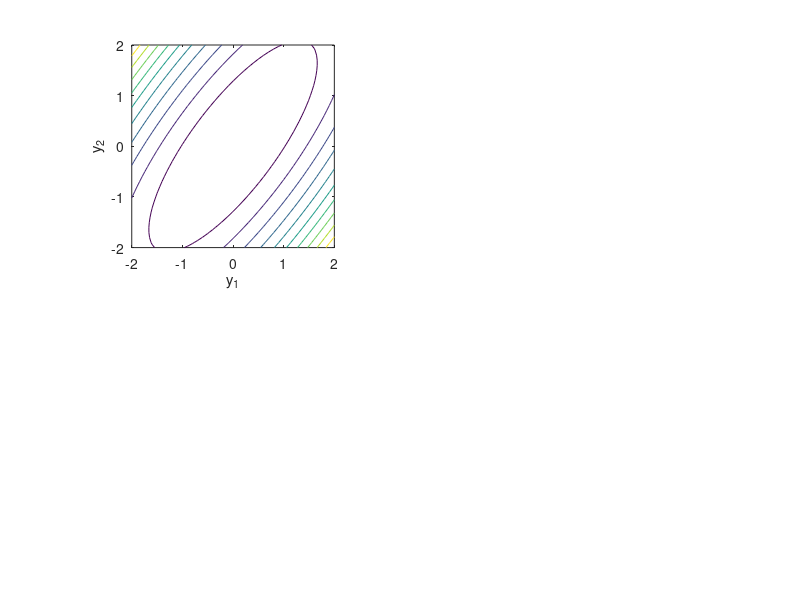

Here is the MATLAB script that generated this plot: (Note: this script raises an error after producing the figure.)
% make a contour plot of eigenstuff
% Copyright 1999 by Todd K. Moon

v1 = [3;4]/5;
v2 = [-4;3]/5;
lambda1 = 9;
lambda2 = 1;
R = v1*v1'* lambda1 + v2*v2'*lambda2;
Ri = inv(R);
[Q,v] = eig(Ri);
Q1 = Q(:,1); q2 = Q(:,2);
x0 = [0;0];
stx=-2; endx=2;
sty=-2; endy=2;
x1 = (stx+x0(1):.1:endx+x0(1))';
x2 = (sty+x0(2):.1:endy+x0(2))';
[X1,X2] = meshgrid(x1,x2);
Z = (X1-x0(1)).^2 .* Ri(1,1) + (X2-x0(2)).^2 .* Ri(2,2) + 2*(X1-x0(1)).*(X2-x0(2)).*Ri(1,2);
 
hold off
subplot(2,2,1);
contour(x1,x2,Z,10);
axis('equal');
axis('square');
xlabel('y_1')
ylabel('y_2')
hold on
myquiver(x0(1),x0(2),v1(1),v1(2))
myquiver(x0(1),x0(2),v2(1),v2(2))
text(x0(1)+v1(1),x0(2)+v1(2),'z_1')
text(x0(1)+v2(1),x0(2)+v2(2)+.2,'z_2')
print -dps ../pictures/eigdir3.ps
print -deps ../pictures/eigdir3.eps
